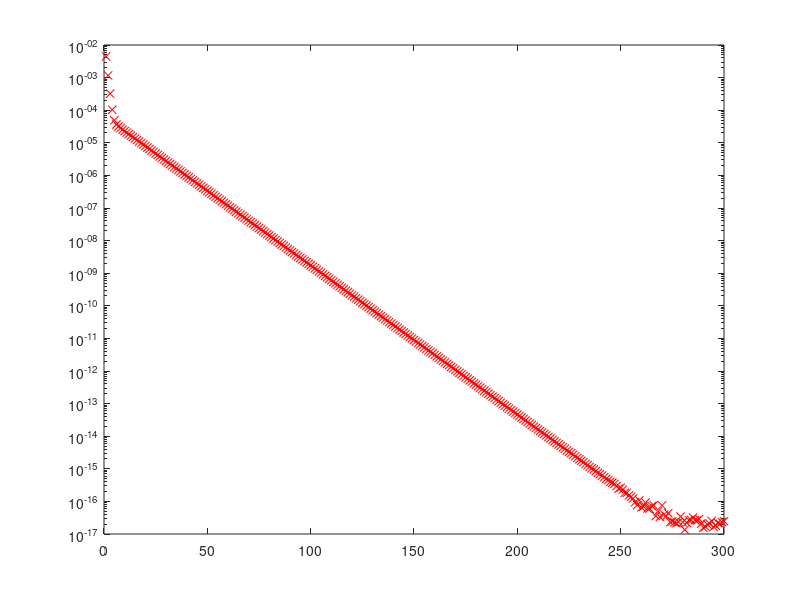

Write the MATLAB code that produced this figure.
%eigenvalue problem (power method)

n = 100; %size of matrix A

%matrix with known eigenvalues

S = randn(n,n);
D = diag(1./(1:n));
D(2,2) = 0.9;
A = S*D*inv(S);

x = randn(n,1);
residual = zeros(n,1);
for i = 1:300  %number of iterations
    x = A*x;
    x = x/norm(x);
    e = (x'*A*x);
    residual(i) = norm(A*x - e*x)/norm(A,1);%use 1 or inf norm cause 2 norm is expensive
    
end

semilogy(residual,'rx')












